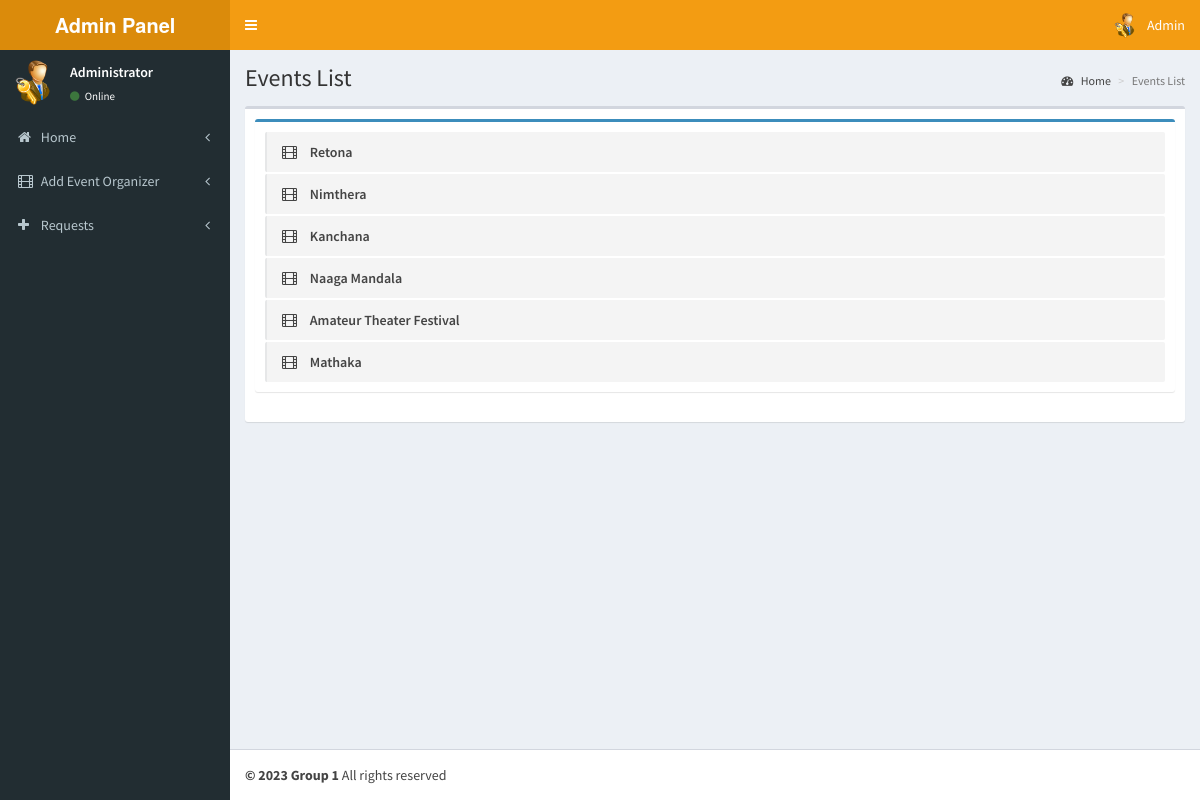
/admin/pages/index.php (signed in), run on the app's committed database.
### tables this page shows
CREATE TABLE `tbl_event` (
  `event_id` int(11) NOT NULL,
  `o_id` int(11) NOT NULL COMMENT 'event organizer id',
  `event_name` varchar(255) NOT NULL,
  `desc` varchar(1000) NOT NULL,
  `date` date NOT NULL,
  `start_time` time NOT NULL,
  `seats` int(11) NOT NULL COMMENT 'number of seats',
  `t_price` int(11) NOT NULL,
  `image` varchar(200) NOT NULL
);

### admin/pages/index.php (the view, shortened to what this page needs)
<?php
include('header.php');
?>
  <div class="content-wrapper">
    <section class="content-header">
      <h1>
        Events List
      </h1>
      <ol class="breadcrumb">
        <li><a href="index"><i class="fa fa-dashboard"></i> Home</a></li>
        <li class="active">Events List</li>
      </ol>
    </section>
    <section class="content">
      <div class="box">
        <div class="box-body">
            <div class="box box-primary">
            <div class="box-body">
              <ul class="todo-list">
                 <?php
                        $qry7=mysqli_query($con,"select * from tbl_event");
                        if(mysqli_num_rows($qry7))
                        {
                        while($c=mysqli_fetch_array($qry7))
                        {
                        ?>
                <li>
                      <span class="handle">
                        <i class="fa fa-film"></i>
                      </span>
                  <span class="text"><?php echo $c['event_name'];?></span>
                </li>
                  <?php
                       }}
                     ?>
            </div>
          </div>
        </div>
      </div>
    </section>
  </div>
  <?php
include('footer.php');
?>

### data on the page
tbl_event: event_name "Retona"
tbl_event: event_name "Nimthera"
tbl_event: event_name "Kanchana"
tbl_event: event_name "Naaga Mandala"
tbl_event: event_name "Amateur Theater Festival"
tbl_event: event_name "Mathaka"
